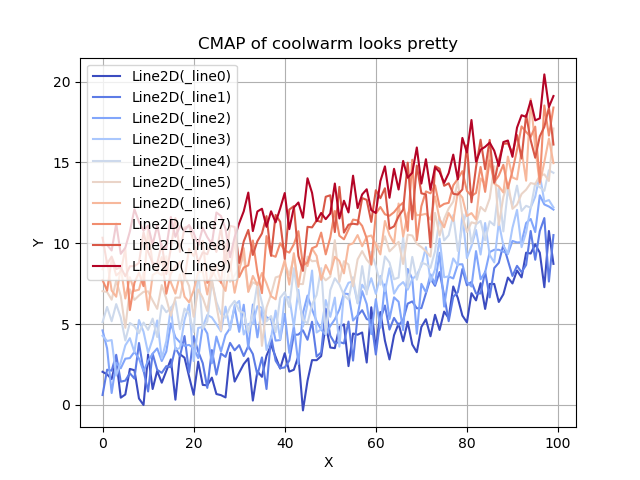

This chart was generated by the following Python code:
# found here: https://matplotlib.org/gallery/text_labels_and_annotations/custom_legends.html#sphx-glr-gallery-text-labels-and-annotations-custom-legends-py

# sphinx_gallery_thumbnail_number = 2
from matplotlib import rcParams, cycler
import matplotlib.pyplot as plt
import numpy as np

# Fixing random state for reproducibility
np.random.seed(19680801)

N = 10
data = [np.logspace(0, 1, 100) + np.random.randn(100) + ii for ii in range(N)]
data = np.array(data).T
cmap = plt.cm.coolwarm
rcParams['axes.prop_cycle'] = cycler(color=cmap(np.linspace(0, 1, N)))

fig, ax = plt.subplots()
plt.title("CMAP of coolwarm looks pretty")
plt.xlabel("X")
plt.ylabel("Y")
plt.grid(True)
lines = ax.plot(data)
ax.legend(lines)
plt.show()
